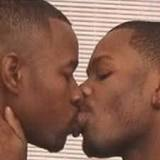
#> input picture Done_code/assets/pic to draw/input.png, 160 x 160 px, found by its file name
$ python pic_to_draw.py
#> lines starting #> are read from the running program, lines starting #| are printed output that depends on the picture
import cv2

image = cv2.imread("input.png")
#> image is the input picture: shape (160, 160, 3); mean B, G, R 79.2, 94.7, 134.2


gray_image = cv2.cvtColor(image, cv2.COLOR_BGR2GRAY)
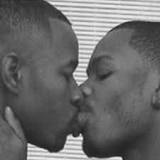
#> gray_image: shape (160, 160); min 24, max 250, mean 104.7
cv2.imwrite("gray.png", gray_image)
inverted_image = 255 - gray_image
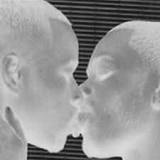
#> inverted_image: shape (160, 160); min 5, max 231, mean 150.3
cv2.imwrite("inv.png", inverted_image)
blurred = cv2.GaussianBlur(inverted_image, (21, 21), 0)
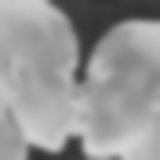
#> blurred: shape (160, 160); min 47, max 213, mean 150.3
cv2.imwrite("blur.png", blurred)
inverted_blurred = 255 - blurred
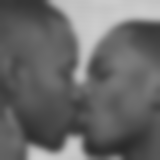
#> inverted_blurred: shape (160, 160); min 42, max 208, mean 104.7
cv2.imwrite("invblur.png", inverted_blurred)
pencil_sketch = cv2.divide(gray_image, inverted_blurred, scale=256.0)
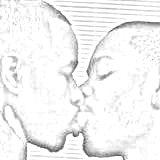
#> pencil_sketch: shape (160, 160); min 67, max 255, mean 242.5
cv2.imwrite("Sketch.png", pencil_sketch)
